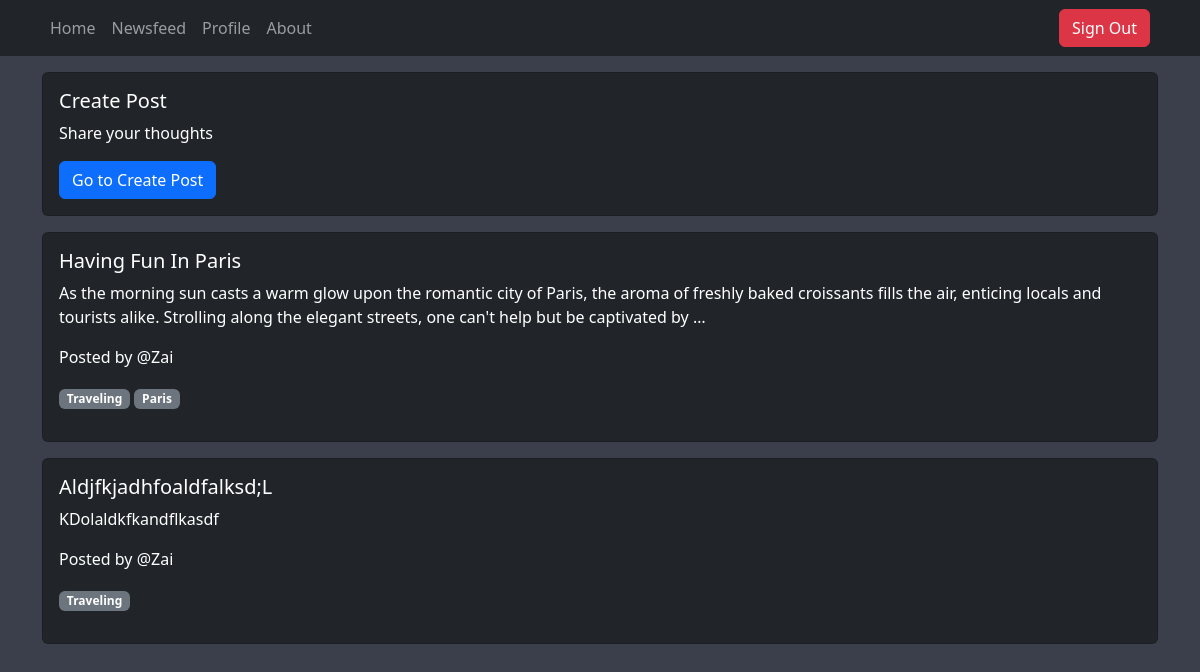
/newsfeed/ (signed in), run on an earlier commit of the app's database.
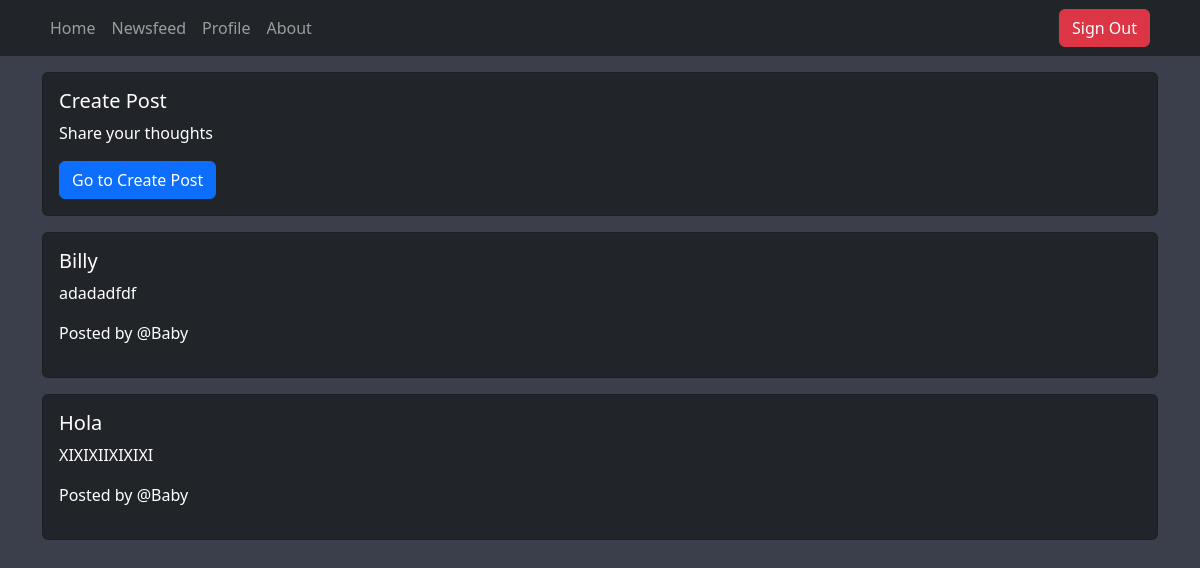
And on a later commit of the database.
### newsfeed/models.py (models this page shows, shortened)
class Post(models.Model):
    user = models.ForeignKey(User, on_delete=models.CASCADE)
    title=models.CharField(max_length=100)
    text = models.TextField()
    image = models.ImageField(null=True, blank=True)
    topic = models.ManyToManyField(Topic)
    created = models.DateTimeField(auto_now_add=True)

class Topic(models.Model):
    name = models.CharField(max_length=40)

### newsfeed/views.py (the view)
# urls.py: path('',views.newsfeed,name="newsfeedpage"),
@login_required(login_url="signinpage")
def newsfeed(request):
    template = "newsfeed/index.html"
    posts = Post.objects.all()
    data = {
        "posts": posts
    }
    return render(request, template, data)

### templates/newsfeed/index.html (shortened to what this page needs)
{% extends 'layout.html' %}
{% load static %}
{% block yield %}
<div class="card bg-dark text-white">
  <div class="card-body">
    <h5 class="card-title">Create Post</h5>
    <p class="card-text">Share your thoughts</p>
    <a href="{% url 'createpage' %}" class="btn btn-primary">Go to Create Post</a>
  </div>
</div>
{% for post in posts %}
<div class="card bg-dark text-white mt-3">
  <a href="{% url 'detailpage' post.id %}" style="text-decoration: none; color: #fff;">
    <div class="card-body">
      <h5 class="card-title">{{ post.title|title }}</h5>
      <p class="card-text">{{ post.text|truncatewords:40 }}</p>
      {% if post.user %}
      <p>Posted by <span class="">@{{ post.user.username|title }}</span></p>
      {% endif %}
      <div class="mb-3">
        {% for topic in post.topic.all %}
        <span class="badge bg-secondary">{{ topic.name }}</span>
        {% endfor %}
      </div>
    </div>
  </a>
</div>
{% empty %}
<p>No posts available.</p>
{% endfor %}
{% endblock %}

What changed in the data, as far as the page shows it:
removed Post: title "Having Fun In Paris", text "As the morning sun casts a warm glow upon the romantic city of Paris, the aroma of freshly baked croissants fills the air, enticing locals and tourists alike. Strolling along the elegant streets, one can't help but be captivated by …", user.username "Zai"
no longer on this page (row unchanged): Topic: name "Traveling"
no longer on this page (row unchanged): Topic: name "Paris", shown under "Having Fun In Paris"
removed Post: title "Aldjfkjadhfoaldfalksd;L", text "KDolaldkfkandflkasdf", user.username "Zai"
added Post: title "Billy", text "adadadfdf", user.username "Baby"
added Post: title "Hola", text "XIXIXIIXIXIXI", user.username "Baby"
